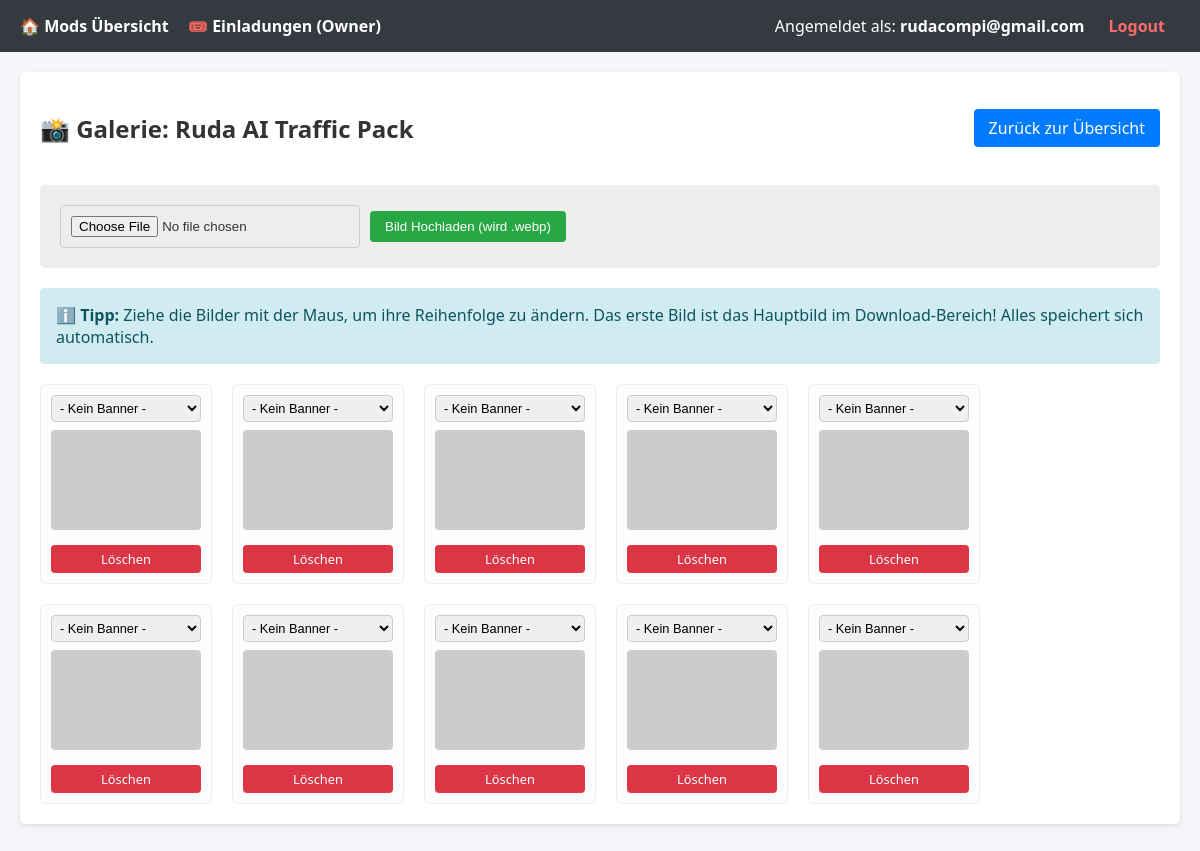
The page /admin/fotos.php?id=1 (signed in) on the database its author committed.
### tables this page shows
CREATE TABLE mods (
    id INT AUTO_INCREMENT PRIMARY KEY,
    title VARCHAR(255) NOT NULL,
    version VARCHAR(50) NOT NULL,
    version_date DATE NOT NULL,
    ets2_compat VARCHAR(50) NOT NULL,
    mod_type VARCHAR(100) NOT NULL,
    mod_kind VARCHAR(100) NOT NULL,
    filename VARCHAR(255) NOT NULL,
    note VARCHAR(255),
    description TEXT NOT NULL,
    download_url VARCHAR(255) NOT NULL,
    status VARCHAR(20) DEFAULT ''  
);

CREATE TABLE mod_images (
    id INT AUTO_INCREMENT PRIMARY KEY,
    mod_id INT NOT NULL,
    image_url VARCHAR(255) NOT NULL,
    sort_order INT DEFAULT 0,
    badge VARCHAR(20) DEFAULT '',
    FOREIGN KEY (mod_id) REFERENCES mods(id) ON DELETE CASCADE
);

### admin/auth.php (called while the page is built, shortened)
<?php
$user_role = $_SESSION['user_role'] ?? 'admin';
$user_email = $_SESSION['user_email'] ?? '';
function isOwner() {
    global $user_role;
    return $user_role === 'owner';
}
?>

### admin/fotos.php (the view, shortened to what this page needs)
<?php
require_once 'header.php';
$mod_id = $_GET['id'] ?? null;
$stmt = $pdo->prepare("SELECT title FROM mods WHERE id = ?");
$stmt->execute([$mod_id]);
$mod = $stmt->fetch();
$imgsQuery = $pdo->prepare("SELECT id, image_url, sort_order, badge FROM mod_images WHERE mod_id = ? ORDER BY sort_order ASC, id ASC");
$imgsQuery->execute([$mod_id]);
$images = $imgsQuery->fetchAll();
?>
<div class="card">
    <div style="display: flex; justify-content: space-between; align-items: center;">
        <h2>📸 Galerie: <?php echo htmlspecialchars($mod['title']); ?></h2>
        <a href="index.php" class="btn">Zurück zur Übersicht</a>
    </div>
    <div style="margin-top: 20px; background: #eee; padding: 20px; border-radius: 5px;">
        <form method="POST" enctype="multipart/form-data" style="display: flex; gap: 10px; align-items: center;">
            <input type="file" name="file" accept="image/png, image/jpeg, image/webp" required class="form-control" style="max-width: 300px;">
            <button type="submit" class="btn btn-success">Bild Hochladen (wird .webp)</button>
        </form>
    </div>
    <div class="alert alert-info" style="background: #d1ecf1; color: #0c5460; margin-top: 20px;">
        ℹ️ <b>Tipp:</b> Ziehe die Bilder mit der Maus, um ihre Reihenfolge zu ändern. Das erste Bild ist das Hauptbild im Download-Bereich! Alles speichert sich automatisch.
    </div>
    <div class="image-grid" id="sortable-grid" style="margin-top: 20px; gap: 20px;">
        <?php foreach ($images as $img): ?>
            <div class="image-card" data-id="<?php echo $img['id']; ?>" style="cursor: grab; position: relative;">
                <?php
                    $imgSrc = (strpos($img['image_url'], 'http') === 0) ? $img['image_url'] : '../' . $img['image_url'];
                ?>
                <div style="margin-bottom: 8px;">
                    <select class="form-control badge-selector" style="padding: 4px; font-size: 0.8rem;" data-id="<?php echo $img['id']; ?>">
                        <option value="" <?php if($img['badge']==='') echo 'selected'; ?>>- Kein Banner -</option>
                    </select>
                </div>
                <img src="<?php echo htmlspecialchars($imgSrc); ?>" alt="Mod Image" style="pointer-events: none;">
                <a href="fotos.php?id=<?php echo $mod_id; ?>&delete=<?php echo $img['id']; ?>" class="btn btn-danger" style="display: block; width: 100%; box-sizing: border-box; text-align: center; font-size: 0.8rem; padding: 5px;" onclick="return confirm('Möchtest du dieses Bild löschen?');">Löschen</a>
            </div>
        <?php endforeach; ?>
    </div>
</div>
<?php require_once 'footer.php'; ?>

### admin/header.php (shortened to what this page needs)
<?php
require_once __DIR__ . '/auth.php';
?>
<!DOCTYPE html>
<html lang="de">
<head>
    <link rel="stylesheet" href="admin.css">
</head>
<body>
    <div class="navbar">
        <div>
            <a href="index.php">🏠 Mods Übersicht</a>
            <?php if (isOwner()): ?>
                <a href="invites.php">🎟️ Einladungen (Owner)</a>
            <?php endif; ?>
        </div>
        <div>
            <span>Angemeldet als: <strong><?php echo htmlspecialchars($user_email); ?></strong></span>
            <a href="logout.php" style="margin-left: 20px; color: #ff6b6b;">Logout</a>
        </div>
    </div>
    <div class="container">

### admin/footer.php
    </div>
</body>
</html>

### admin/admin.css (style rules this page uses)
body { font-family: 'Segoe UI', Tahoma, Geneva, Verdana, sans-serif; background-color: #f4f6f9; color: #333; margin: 0; padding: 0; }
.navbar { background-color: #343a40; color: #fff; padding: 15px 20px; display: flex; justify-content: space-between; align-items: center; }
.navbar a { color: #fff; text-decoration: none; margin-right: 15px; font-weight: bold; }
.container { padding: 20px; max-width: 1200px; margin: 0 auto; }
.card { background-color: #fff; border-radius: 5px; padding: 20px; box-shadow: 0 2px 5px rgba(0,0,0,0.1); margin-bottom: 20px; }
.btn { display: inline-block; padding: 8px 15px; background-color: #007bff; color: #fff; text-decoration: none; border-radius: 4px; border: none; cursor: pointer; }
.btn-danger { background-color: #dc3545; }
.btn-success { background-color: #28a745; }
.form-control { width: 100%; padding: 10px; border: 1px solid #ccc; border-radius: 4px; box-sizing: border-box; }
.alert { padding: 15px; margin-bottom: 20px; border: 1px solid transparent; border-radius: 4px; }
.image-grid { display: flex; flex-wrap: wrap; gap: 15px; margin-top: 20px; }
.image-card { width: 150px; border: 1px solid #eee; border-radius: 5px; padding: 10px; text-align: center; background-color: #fdfdfd; }
.image-card img { width: 100%; height: 100px; object-fit: cover; border-radius: 4px; margin-bottom: 10px; }

### rows shown on the page
mods: title "Ruda AI Traffic Pack"
mod_images: badge+id "- Kein Banner -"
mod_images: badge+id "- Kein Banner -"
mod_images: badge+id "- Kein Banner -"
mod_images: badge+id "- Kein Banner -"
mod_images: badge+id "- Kein Banner -"
mod_images: badge+id "- Kein Banner -"
mod_images: badge+id "- Kein Banner -"
mod_images: badge+id "- Kein Banner -"
mod_images: badge+id "- Kein Banner -"
mod_images: badge+id "- Kein Banner -"

### other values the page prints
$user_email "rudacompi@gmail.com"
